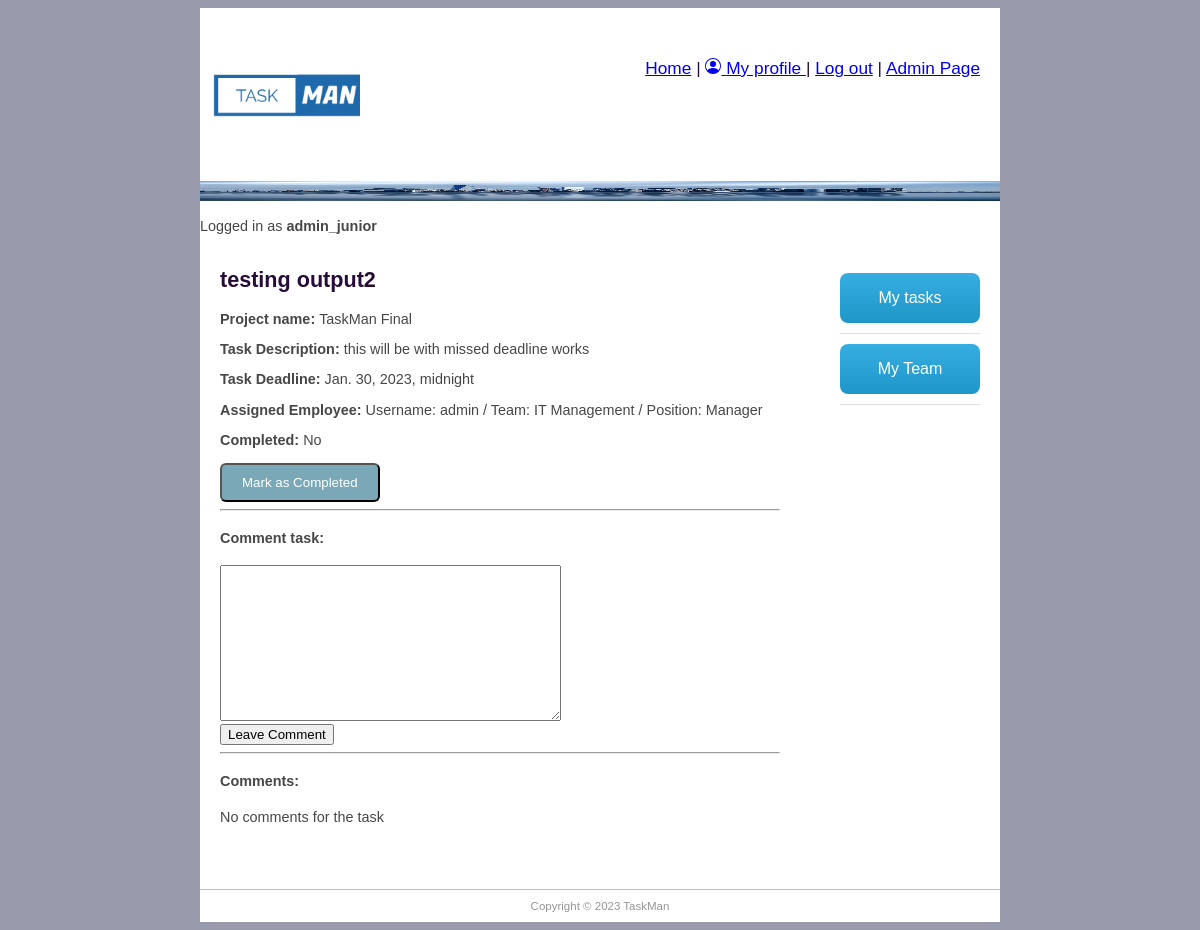
/taskman/tasks/24 (signed in), run on the app's committed database.
### taskman/models.py (models this page shows, shortened)
class TaskInstance(models.Model):
    project_id = models.ForeignKey('Project', help_text='Assign to a task', on_delete=models.SET_NULL, null=True, blank=True)
    job_title = models.CharField('Task title', max_length=200, help_text='Enter Task role', null=True, blank=True)
    description = models.TextField('Description', max_length=2000, help_text='Enter task description', null=True, blank=True)
    enddate = models.DateTimeField('Requested finish date', null=True, blank=True)
    completed_on = models.BooleanField('Completed', default=False)
    assign_employees = models.ForeignKey(Employee, help_text='Select employees to task', on_delete=models.CASCADE)

class Project(models.Model):
    title = models.CharField('Project title', max_length=100, help_text='Enter project title')
    description = models.TextField('Description', max_length=2000, help_text='Enter project description')
    group_id = models.ForeignKey(Group, help_text='Assign to a team', blank=True, on_delete=models.SET_NULL, null=True)
    employee_req = models.IntegerField('Number of employees expected. Min:1', default=0, validators=[MinValueValidator(1)])
    enddate = models.DateTimeField('Requested finish date', null=True, blank=True)
    created_on = models.DateTimeField(editable=False, auto_now_add=True)
    updated_on = models.DateTimeField(editable=False, auto_now_add=True)
    completed_on = models.BooleanField('Completed', default=False)

class Employee(models.Model):
    user = models.OneToOneField(User, on_delete=models.CASCADE)
    group_id = models.ForeignKey(Group, help_text='Assign to a team', on_delete=models.SET_NULL, null=True, blank=True)
    photo = models.ImageField(default='default.png', upload_to='profile_pics')
    team_role = models.ForeignKey(TeamRole, help_text='Assign a position', on_delete=models.SET_NULL, null=True, blank=True)
    task_number = models.IntegerField('Number of tasks assigned', default=0)
    def __str__(self):
        return f"Username: {self.user.username}\n / Team: {self.group_id.name} \n / Position: {self.team_role.name}"

class TeamRole(models.Model):
    name = models.CharField('Role in a team', max_length=200, help_text='Enter Team role')

### taskman/views.py (the view, shortened to what this page needs)
# urls.py: path('tasks/<int:pk>', views.TaskDetailView.as_view(), name='task-detail'),
class TaskDetailView(FormMixin, generic.DetailView, LoginRequiredMixin):
    model = TaskInstance  # automatiskai sukuriamas kintamasis Book -> book
    template_name = 'task_detail.html'  # nurodome is kur ims apipavidalinima internete
    form_class = TaskCommentForm
    def get_context_data(self, **kwargs):
        context = super().get_context_data(**kwargs)
        current_employee = Employee.objects.get(user=self.request.user)
        context['current_employee'] = current_employee
        return context
    def get_object(self):
        return TaskInstance.objects.get(pk=self.kwargs['pk'])

### taskman/forms.py
class TaskCommentForm(forms.ModelForm):
    class Meta:
        model = TaskComment
        fields = ('content', 'task', 'user')
        widgets = {'task': forms.HiddenInput(), 'user': forms.HiddenInput()}

### taskman/templates/task_detail.html (shortened to what this page needs)
{% extends "base.html" %}
{% block content %}
<h1>{{taskinstance.job_title}}</h1>
{% if current_employee.team_role.name == 'Manager' or current_employee.team_role.name == 'Team Lead'%}
<p><b>Project name: </b><a href=""> {{taskinstance.project_id.title}}</a></p>
{%else%}
<p><b>Project name: </b>{{taskinstance.project_id.title}}</p>
{%endif%}
<p><b>Task Description:</b> {{taskinstance.description}}</p>
<p><b>Task Deadline: </b>{{taskinstance.enddate}}</p>
<p><b>Assigned Employee: </b>{{taskinstance.assign_employees}}</p>
<p><b>Completed: </b>
    {% if taskinstance.completed_on == True %}
    Yes
    {%else%}
    No
    {%endif%}
</p>
{% if taskinstance.completed_on == False %}
<form method="POST" action="{% url 'complete-task' taskinstance.pk %}">
  <button type="submit" class="button-cool">Mark as Completed</button>
</form>
{%else%}
<form method="POST" action="{% url 'open-task' taskinstance.pk %}">
  {% csrf_token %}
  <button type="submit" class="button-cool">Mark as Open</button>
</form>
{%endif%}
<hr>
{% if user.is_authenticated %}
<div class="fieldWrapper">
    <h4>Comment task:</h4>
    <form action="" method="post">
        {{ form.content }}
        <br>
        <input type="submit", value="Leave Comment">
    </form>
</div>
{% endif %}
<hr>
<h4>Comments:</h4>
{% if taskinstance.taskcomment_set.all %}
{% for task_com in taskinstance.taskcomment_set.all %}
<hr>
<p>{{task_com.user}}, <em>{{task_com.date_created}}</em></p>
<p>{{task_com.content}}</p>
{% endfor %}
{% else %}
<p>No comments for the task</p>
{% endif %}
{% endblock %}

### taskman/templates/base.html (shortened to what this page needs)
{% load static %}
<!doctype html>
<html>
  <head>
    <link href="{% static 'css/main.css' %}" rel="stylesheet" type="text/css">
  </head>
  <body>
    <div id="wrapper">
    <header id="header">
      <div id="logo"><img src="{% static 'css/logo.png' %}" alt="" width="150" height="150"/></div>
      <div id="top_menu"><a href="/">Home</a> |
        {% if user.is_authenticated%}
            <a href="{% url 'employee-page' %}">
                My profile
            </a>
              | <a href="{% url 'logout' %}">Log out</a>
            {% else%}
            <a href="{% url 'login' %}">Login</a>
        {% endif %}
          | <a href="{% url 'admin:index' %}">Admin Page</a>
        </div>
      <div id="topbanner"><img src="{% static 'css/pexels-pixabay-290595.jpg' %}" alt="" width="800" height="20"/></div>
        <p>Logged in as <strong>{{user.username}}</strong></p>
    </header>
      <aside id="rightsidebar">
      <nav id="nav">
        {% if user.is_authenticated%}
          <ul>
            <li><a href="{% url 'tasks_name' %}" class="button-43">My tasks</a></li>
            <li><a href="{% url 'my-team' %}" class="button-43">My Team</a></li>
          </ul>
        {% endif %}
      </nav>
    </aside>
    <section id="main">
      {% block content %}{% endblock content %}
    </section>
    <footer id="footer">Copyright &copy;
       TaskMan
    </footer>
    </div>
  </body>
</html>

### taskman/static/css/main.css (style rules this page uses)
#header { border-style: none; width: 800px; height: auto; }
#wrapper { margin-top: 0px; margin-left: auto; margin-right: auto; background-color: #FFFFFF; width: 800px; }
body { background-color: #999AAB; font-family: "Trebuchet MS", Helvetica, sans-serif; font-size: 0.9em; text-align: justify; color: #474747; }
h1 { color: #270c39; }
#footer { text-align: center; font-size: 0.8em; padding-top: 10px; padding-bottom: 10px; background-color: #FFFFFF; border-top: thin solid #BBBBBB; clear: both; color: #969696; }
#nav li { padding-top: 10px; padding-bottom: 10px; font-size: 1em; list-style-type: none; border-bottom: thin solid #e0e0e0; color: #1e9d36; left: 0px; list-style-position: inside; }
#nav li a { text-decoration: none; }
#rightsidebar { width: 180px; height: 350px; float: right; padding-right: 20px; }
#main { width: 560px; float: left; margin: 0 10px 50px 20px; padding-right: 10px; }
#logo { padding: 10px; float: left; }
#top_menu { float: right; padding: 50px 20px 0px 0px; font-size: 1.2em; color: #270c39; }
.button-43 { background-image: linear-gradient(-180deg, #37AEE2 0%, #1E96C8 100%); border-radius: .5rem; box-sizing: border-box; color: #FFFFFF; display: flex; font-size: 16px; justify-content: center; padding: 1rem 1.75rem; text-decoration: none; width: 100%; border: 0; cursor: pointer; user-select: none; -webkit-user-select: none; touch-action: manipulation; }
@media (min-width: 768px) { .button-43 { padding: 1rem 2rem; } }
.button-cool { display: inline-block; padding: 10px 20px; text-align: center; text-decoration: none; color: #ffffff; background-color: #7aa8b7; border-radius: 6px; outline: none; }

### data on the page
TaskInstance: job_title "testing output2", project_id "TaskMan Final", description "this will be with missed deadline works", enddate "Jan. 30, 2023, midnight", assign_employees "Username: admin / Team: IT Management / Position: Manager"

### other printed values
{{ user.username }} "admin_junior"
